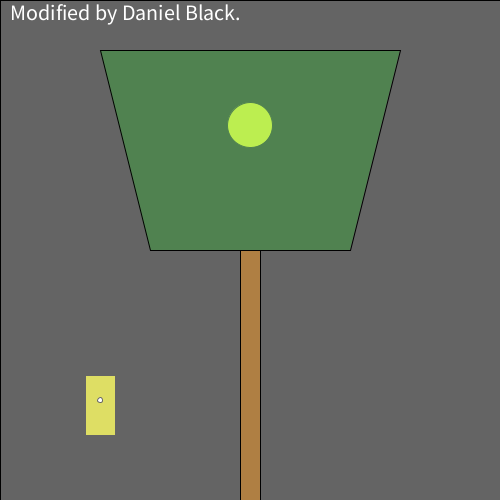
Frame 1 (no input)
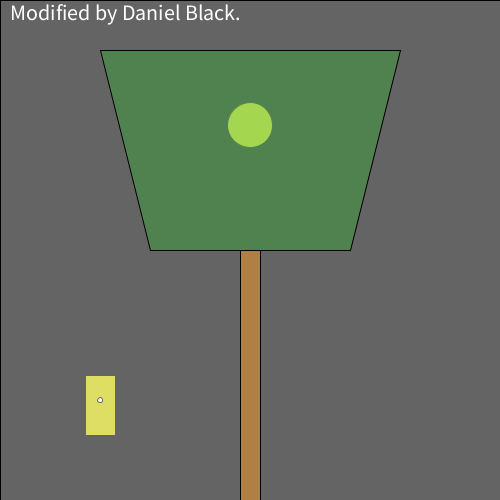
Frame 60 (the mouse pressed at the canvas centre just before this capture)
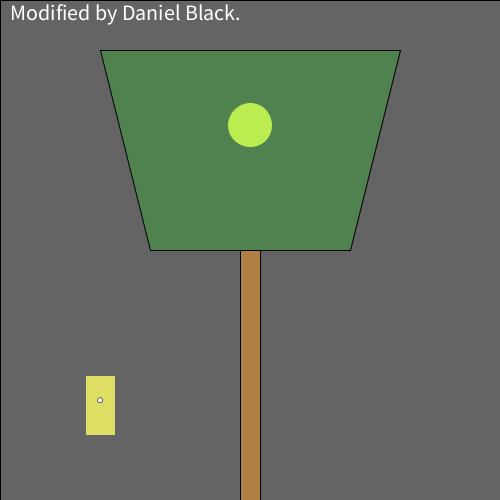
Frame 120 (the mouse held since frame 60 and released just before this capture)

The Processing sketch that drew these frames (run headless with seeded random() and noise(); from frame 60 on, the mouse is pressed at the canvas centre):

// Processing sketch: processing_109430
// ── processing_109430.pde

/*
  Norm Krumpe
  September 22, 2012
  Models a light that is triggered by motion (in this case, motion
  of the mouse).  The light also has a timer.  So, motion turns on the
  light, but a certain amount of time passing with no motion will
  cause the light to turn off again.
*/

// How close you need to get to the
// light sensor in order to turn on
// the light.  Higher values make it
// easier to trigger the light.  Distance
// is measured in pixels.
final int TRIGGER_DISTANCE = 50;

// The location of the sensor:
final int SWITCH_CENTER_X = 100;
final int SWITCH_CENTER_Y = 400;

// seconds until light shuts off automatically when there is no motion
final float SECONDS_UNTIL_AUTO_SHUTOFF = 10; 

// Light will initially be on because of this next value.
// Want the light off initially?  
// Set this to something less than SECONDS_UNTIL_AUTO_SHUTOFF
float timeOfLastTrigger = 0; 
boolean revealTriggerRegion = false;

// Just choose a window size
void setup() {
  size(500, 500);
}

// Each time the mouse moves, check to see
// if it triggered the motion sensor
void mouseMoved() {
  if (motionSensorWasTriggered()) {
    timeOfLastTrigger = millis()/1000.0;
  }
}

// When a key is pressed, toggle the "cheat" that
// reveals the motion sensor's trigger region.
void keyPressed() {
  revealTriggerRegion = !revealTriggerRegion;
}

// Draw the various parts of the scene
void draw() {
  background(0);

  drawLightSwitch();
  drawLamp();  
  drawTriggerRegion();
}

// Draws all components of the lamp
void drawLamp() {
  drawLight();
  fill(0, 255, 0, 50);
  quad(100, 50, 400, 50, 350, 250, 150, 250);
  fill(175, 127, 67);
  rect(240, 250, 20, 250);
}

// How the light gets drawn depends on whether
// the lightbulb is lit.
void drawLight() {

  if (secondsSinceLastTrigger() < SECONDS_UNTIL_AUTO_SHUTOFF) {
    // If the light is on:
    int strength = (int)random(156, 256);
    fill(strength, strength, 0);
    ellipse(250, 125, 45, 45);
    fill(255, 100);
    rect(0, 0, width, height);
  }

  else {
    // Light is off:
    fill(10, 10, 0);
    ellipse(250, 125, 45, 45);
  }
}

// Draw the light switch/sensor
void drawLightSwitch() {
  fill(200, 200, 0);
  rect(SWITCH_CENTER_X - 15, SWITCH_CENTER_Y - 25, 30, 60);
  fill(255);
  ellipse(SWITCH_CENTER_X, SWITCH_CENTER_Y, 5, 5);
}

// Return true if the mouse triggered the sensor
boolean motionSensorWasTriggered() {
  return distanceFromLightSwitch() < TRIGGER_DISTANCE;
}

// Compute the distance between the mouse and the sensor
float distanceFromLightSwitch() {  
  return dist(mouseX, mouseY, SWITCH_CENTER_X, SWITCH_CENTER_Y);
}

// Determine how long it has been since the motion sensor
// was last turned on.
float secondsSinceLastTrigger() {
  return millis()/1000.0 - timeOfLastTrigger;
}

// Show a "cheat" region so that you know where the mouse
// needs to go in order to trigger the light sensor
void drawTriggerRegion() {
  if (revealTriggerRegion) {
    fill(255, 25);
    ellipse(SWITCH_CENTER_X, SWITCH_CENTER_Y, 
    TRIGGER_DISTANCE * 2, TRIGGER_DISTANCE * 2);
  }

// Adding tweaking attribution.
textSize(22);
fill(255, 255, 255);
text("Modified by Daniel Black.", 10, 20);
}
